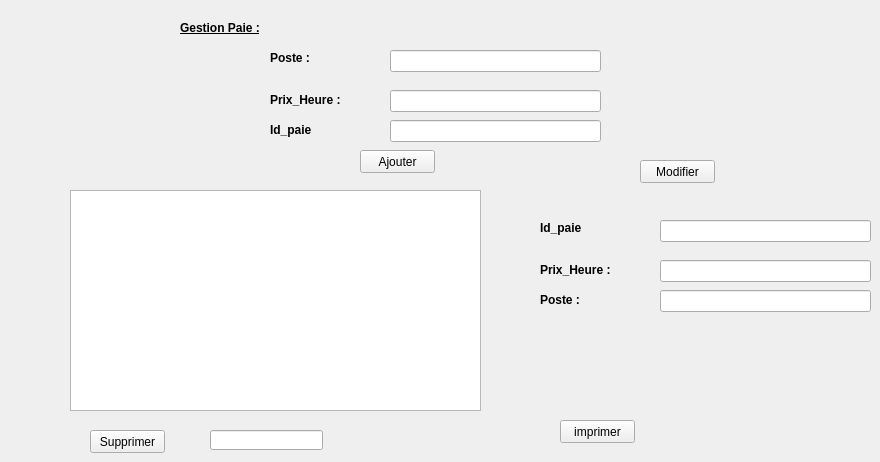
    <widget class="QWidget" name="tab">
     <attribute name="title">
      <string>Gestion Paie</string>
     </attribute>
     <widget class="QLabel" name="label_27">
      <property name="geometry">
       <rect>
        <x>180</x>
        <y>20</y>
        <width>321</width>
        <height>16</height>
       </rect>
      </property>
      <property name="font">
       <font>
        <pointsize>9</pointsize>
        <weight>75</weight>
        <bold>true</bold>
        <underline>true</underline>
       </font>
      </property>
      <property name="text">
       <string>Gestion Paie :</string>
      </property>
     </widget>
     <widget class="QLabel" name="nom_2">
      <property name="geometry">
       <rect>
        <x>270</x>
        <y>50</y>
        <width>55</width>
        <height>16</height>
       </rect>
      </property>
      <property name="font">
       <font>
        <pointsize>9</pointsize>
        <weight>75</weight>
        <bold>true</bold>
        <underline>false</underline>
       </font>
      </property>
      <property name="text">
       <string>Poste :</string>
      </property>
     </widget>
     <widget class="QPushButton" name="pushButton_4">
      <property name="geometry">
       <rect>
        <x>640</x>
        <y>160</y>
        <width>75</width>
        <height>23</height>
       </rect>
      </property>
      <property name="text">
       <string>Modifier</string>
      </property>
     </widget>
     <widget class="QLabel" name="nom_4">
      <property name="geometry">
       <rect>
        <x>540</x>
        <y>220</y>
        <width>55</width>
        <height>16</height>
       </rect>
      </property>
      <property name="font">
       <font>
        <pointsize>9</pointsize>
        <weight>75</weight>
        <bold>true</bold>
        <underline>false</underline>
       </font>
      </property>
      <property name="text">
       <string>Id_paie</string>
      </property>
     </widget>
     <widget class="QPushButton" name="pushButton">
      <property name="geometry">
       <rect>
        <x>360</x>
        <y>150</y>
        <width>75</width>
        <height>23</height>
       </rect>
      </property>
      <property name="text">
       <string>Ajouter</string>
      </property>
     </widget>
     <widget class="QPushButton" name="imprimer_paie">
      <property name="geometry">
       <rect>
        <x>560</x>
        <y>420</y>
        <width>75</width>
        <height>23</height>
       </rect>
      </property>
      <property name="text">
       <string>imprimer</string>
      </property>
     </widget>
     <widget class="QLabel" name="reference_5">
      <property name="geometry">
       <rect>
        <x>540</x>
        <y>260</y>
        <width>111</width>
        <height>20</height>
       </rect>
      </property>
      <property name="font">
       <font>
        <pointsize>9</pointsize>
        <weight>75</weight>
        <bold>true</bold>
        <underline>false</underline>
       </font>
      </property>
      <property name="text">
       <string>Prix_Heure :</string>
      </property>
     </widget>
     <widget class="QLineEdit" name="prix_h_e">
      <property name="geometry">
       <rect>
        <x>390</x>
        <y>90</y>
        <width>211</width>
        <height>22</height>
       </rect>
      </property>
     </widget>
     <widget class="QLabel" name="reference_6">
      <property name="geometry">
       <rect>
        <x>540</x>
        <y>290</y>
        <width>111</width>
        <height>20</height>
       </rect>
      </property>
      <property name="font">
       <font>
        <pointsize>9</pointsize>
        <weight>75</weight>
        <bold>true</bold>
        <underline>false</underline>
       </font>
      </property>
      <property name="text">
       <string>Poste :</string>
      </property>
     </widget>
     <widget class="QLabel" name="reference_3">
      <property name="geometry">
       <rect>
        <x>270</x>
        <y>90</y>
        <width>111</width>
        <height>20</height>
       </rect>
      </property>
      <property name="font">
       <font>
        <pointsize>9</pointsize>
        <weight>75</weight>
        <bold>true</bold>
        <underline>false</underline>
       </font>
      </property>
      <property name="text">
       <string>Prix_Heure :</string>
      </property>
     </widget>
     <widget class="QPushButton" name="supprimer_paie">
      <property name="geometry">
       <rect>
        <x>90</x>
        <y>430</y>
        <width>75</width>
        <height>23</height>
       </rect>
      </property>
      <property name="text">
       <string>Supprimer</string>
      </property>
     </widget>
     <widget class="QLabel" name="reference_4">
      <property name="geometry">
       <rect>
        <x>270</x>
        <y>120</y>
        <width>111</width>
        <height>20</height>
       </rect>
      </property>
      <property name="font">
       <font>
        <pointsize>9</pointsize>
        <weight>75</weight>
        <bold>true</bold>
        <underline>false</underline>
       </font>
      </property>
      <property name="text">
       <string>Id_paie</string>
      </property>
     </widget>
     <widget class="QLineEdit" name="id_paie_2">
      <property name="geometry">
       <rect>
        <x>660</x>
        <y>290</y>
        <width>211</width>
        <height>22</height>
       </rect>
      </property>
     </widget>
     <widget class="QLineEdit" name="poste1_e">
      <property name="geometry">
       <rect>
        <x>390</x>
        <y>50</y>
        <width>211</width>
        <height>22</height>
       </rect>
      </property>
     </widget>
     <widget class="QLineEdit" name="id_paie">
      <property name="geometry">
       <rect>
        <x>390</x>
        <y>120</y>
        <width>211</width>
        <height>22</height>
       </rect>
      </property>
     </widget>
     <widget class="QLineEdit" name="poste1_e_2">
      <property name="geometry">
       <rect>
        <x>660</x>
        <y>220</y>
        <width>211</width>
        <height>22</height>
       </rect>
      </property>
     </widget>
     <widget class="QLineEdit" name="id_paie_e">
      <property name="geometry">
       <rect>
        <x>210</x>
        <y>430</y>
        <width>113</width>
        <height>20</height>
       </rect>
      </property>
     </widget>
     <widget class="QTableView" name="tab_paie">
      <property name="geometry">
       <rect>
        <x>70</x>
        <y>190</y>
        <width>411</width>
        <height>221</height>
       </rect>
      </property>
     </widget>
     <widget class="QLineEdit" name="prix_h_e_2">
      <property name="geometry">
       <rect>
        <x>660</x>
        <y>260</y>
        <width>211</width>
        <height>22</height>
       </rect>
      </property>
     </widget>
    </widget>
